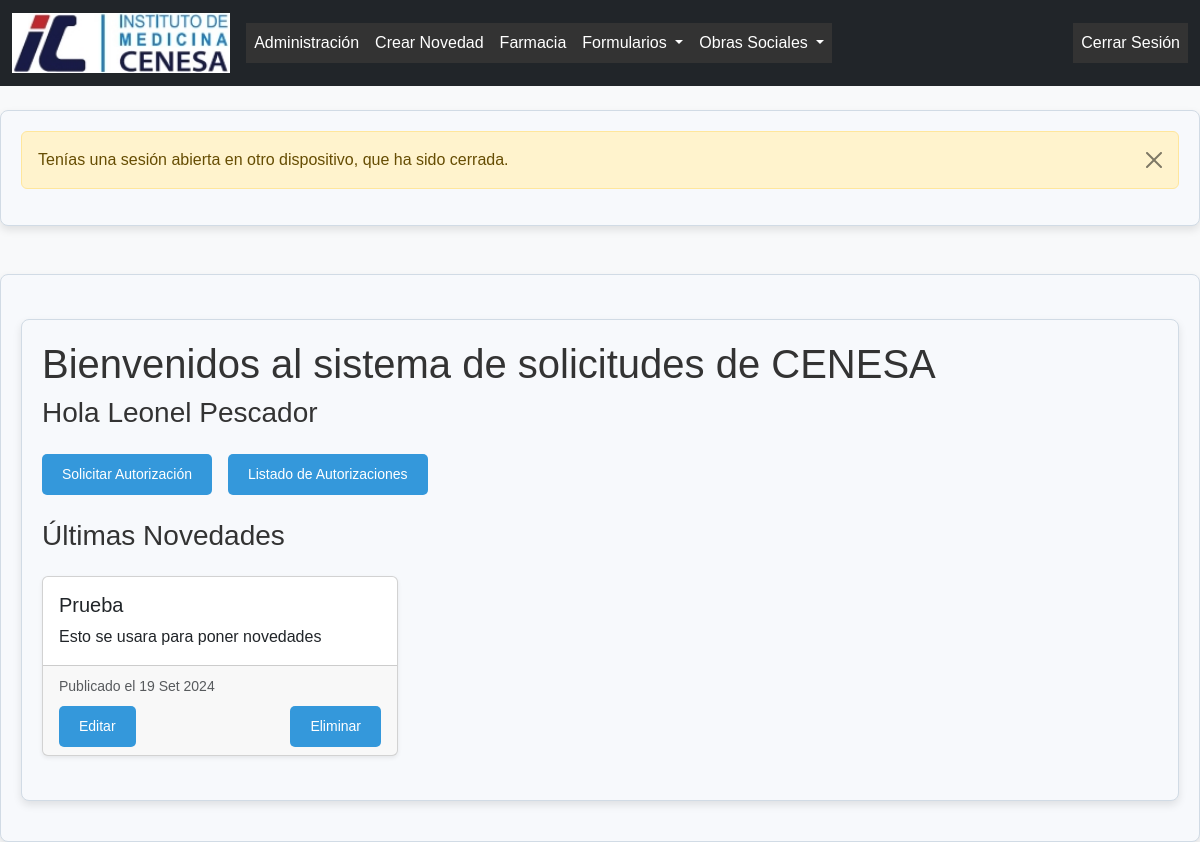
The app's page / (signed in), older data.
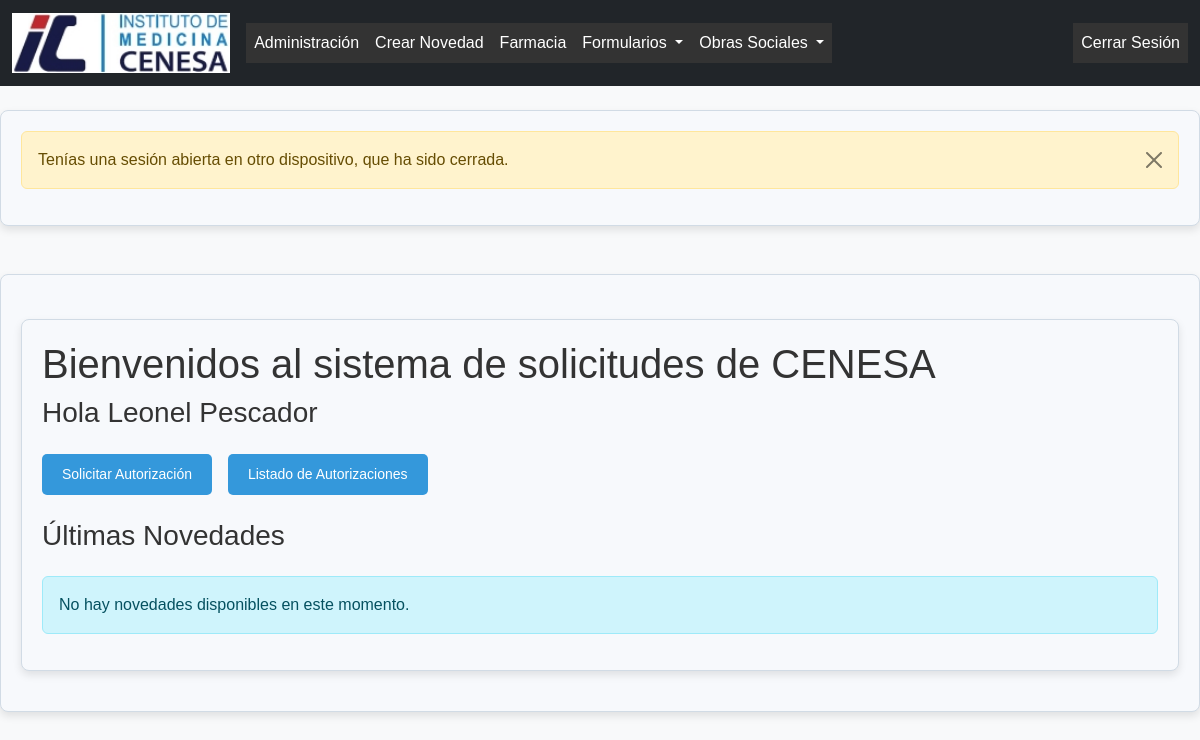
The same page, newer data.
### formularios/models.py (models this page shows, shortened)
class Novedad(models.Model):
    titulo = models.CharField(max_length=255)
    contenido = models.TextField()
    fecha_publicacion = models.DateField(auto_now_add=True)

### formularios/views.py (the view)
# urls.py: 2. Add a URL to urlpatterns:  path('', views.home, name='home')
@login_required
def home(request):
    novedades = Novedad.objects.all().order_by('-fecha_publicacion')[:5]  # Mostrar las últimas 5 novedades
    return render(request, 'home.html', {'novedades': novedades})

### formularios/context_processors.py (called while the page is built)
def agregar_tipo_usuario(request):
    if request.user.is_authenticated:
        perfil = PerfilUsuario.objects.filter(usuario=request.user).first()
        return {'tipo_usuario': perfil.tipo_usuario.nombre if perfil else None}
    return {}

### formularios/templates/home.html (shortened to what this page needs)
{% extends 'base.html' %}
{% block content %}
<div class="container mt-4">
    <h1>Bienvenidos al sistema de solicitudes de CENESA</h1>
    <h3>Hola {{ user.first_name }} {{ user.last_name }}</h3>
    <div class="d-flex justify-content-start my-4">
        <a href="{% url 'solicitar_autorizacion' %}" class="btn btn-primary me-3">Solicitar Autorización</a>
        <a href="{% url 'listar_pedidos_autorizacion' %}" class="btn btn-secondary">Listado de Autorizaciones</a>
    </div>
    <h3 class="my-4">Últimas Novedades</h3>
    {% if novedades %}
        <div class="row">
            {% for novedad in novedades %}
            <div class="col-md-4 mb-4">
                <div class="card h-100 shadow-sm">
                    <div class="card-body">
                        <h5 class="card-title">{{ novedad.titulo }}</h5>
                        <p class="card-text">{{ novedad.contenido|truncatewords:20 }}</p>
                    </div>
                    <div class="card-footer">
                        <small class="text-muted">Publicado el {{ novedad.fecha_publicacion|date:"d M Y" }}</small>
                        {% if request.user.perfilusuario.tipo_usuario.nombre in "admin rrhh" %}
                        <div class="d-flex justify-content-between mt-2">
                            <a href="{% url 'editar_novedad' novedad.id %}" class="btn btn-warning btn-sm">Editar</a>
                            <a href="{% url 'eliminar_novedad' novedad.id %}" class="btn btn-danger btn-sm"onclick="return confirm('¿Estás seguro de que deseas eliminar esta novedad?')">Eliminar</a>
                        </div>
                        {% endif %}
                    </div>
                </div>
            </div>
            {% endfor %}
        </div>
    {% else %}
        <div class="alert alert-info">No hay novedades disponibles en este momento.</div>
    {% endif %}
</div>
{% endblock %}

Row changes from the older to the newer data that the page shows:
removed Novedad: titulo "Prueba", contenido "Esto se usara para poner novedades", fecha_publicacion "19 Set 2024"
Text that changed along with them:
text now shown: "No hay novedades disponibles en este momento."
